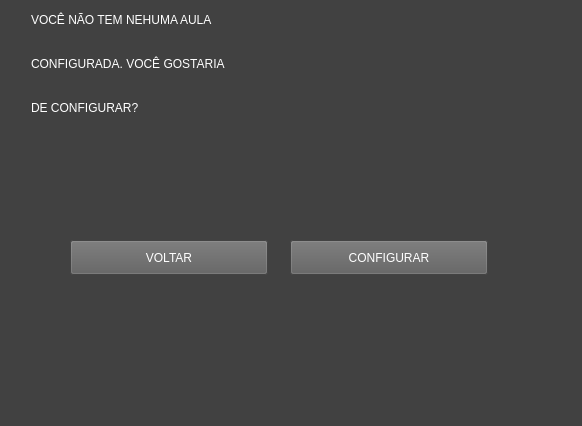
<?xml version="1.0" encoding="UTF-8"?>
<ui version="4.0">
 <class>CONF_AULA</class>
 <widget class="QMainWindow" name="CONF_AULA">
  <property name="geometry">
   <rect>
    <x>0</x>
    <y>0</y>
    <width>582</width>
    <height>426</height>
   </rect>
  </property>
  <property name="windowTitle">
   <string>Configurar as aulas</string>
  </property>
  <property name="styleSheet">
   <string notr="true">background-color: rgb(65, 65, 65);</string>
  </property>
  <widget class="QWidget" name="centralwidget">
   <widget class="QLabel" name="label">
    <property name="geometry">
     <rect>
      <x>31</x>
      <y>1</y>
      <width>1241</width>
      <height>38</height>
     </rect>
    </property>
    <property name="styleSheet">
     <string notr="true">color: rgb(255, 255, 255);
background-color: rgb(65, 65, 65);
font: 87 20pt &quot;Arial Black&quot;;</string>
    </property>
    <property name="text">
     <string>VOCÊ NÃO TEM NEHUMA AULA</string>
    </property>
   </widget>
   <widget class="QLabel" name="label_2">
    <property name="geometry">
     <rect>
      <x>31</x>
      <y>45</y>
      <width>768</width>
      <height>38</height>
     </rect>
    </property>
    <property name="styleSheet">
     <string notr="true">color: rgb(255, 255, 255);
background-color: rgb(65, 65, 65);
font: 87 20pt &quot;Arial Black&quot;;</string>
    </property>
    <property name="text">
     <string>CONFIGURADA. VOCÊ GOSTARIA</string>
    </property>
   </widget>
   <widget class="QLabel" name="label_3">
    <property name="geometry">
     <rect>
      <x>31</x>
      <y>89</y>
      <width>268</width>
      <height>38</height>
     </rect>
    </property>
    <property name="styleSheet">
     <string notr="true">color: rgb(255, 255, 255);
background-color: rgb(65, 65, 65);
font: 87 20pt &quot;Arial Black&quot;;</string>
    </property>
    <property name="text">
     <string>DE CONFIGURAR?</string>
    </property>
   </widget>
   <widget class="QPushButton" name="pushButton_volt">
    <property name="geometry">
     <rect>
      <x>70</x>
      <y>240</y>
      <width>198</width>
      <height>35</height>
     </rect>
    </property>
    <property name="styleSheet">
     <string notr="true">color: rgb(255, 255, 255);
background-color: rgb(94, 94, 94);
font: 87 14pt &quot;Arial Black&quot;;</string>
    </property>
    <property name="text">
     <string>VOLTAR</string>
    </property>
   </widget>
   <widget class="QPushButton" name="pushButton_Conf">
    <property name="geometry">
     <rect>
      <x>290</x>
      <y>240</y>
      <width>198</width>
      <height>35</height>
     </rect>
    </property>
    <property name="styleSheet">
     <string notr="true">color: rgb(255, 255, 255);
background-color: rgb(94, 94, 94);
font: 87 14pt &quot;Arial Black&quot;;</string>
    </property>
    <property name="text">
     <string>CONFIGURAR</string>
    </property>
   </widget>
  </widget>
  <widget class="QMenuBar" name="menubar">
   <property name="geometry">
    <rect>
     <x>0</x>
     <y>0</y>
     <width>582</width>
     <height>21</height>
    </rect>
   </property>
  </widget>
  <widget class="QStatusBar" name="statusbar"/>
 </widget>
 <resources/>
 <connections/>
</ui>
